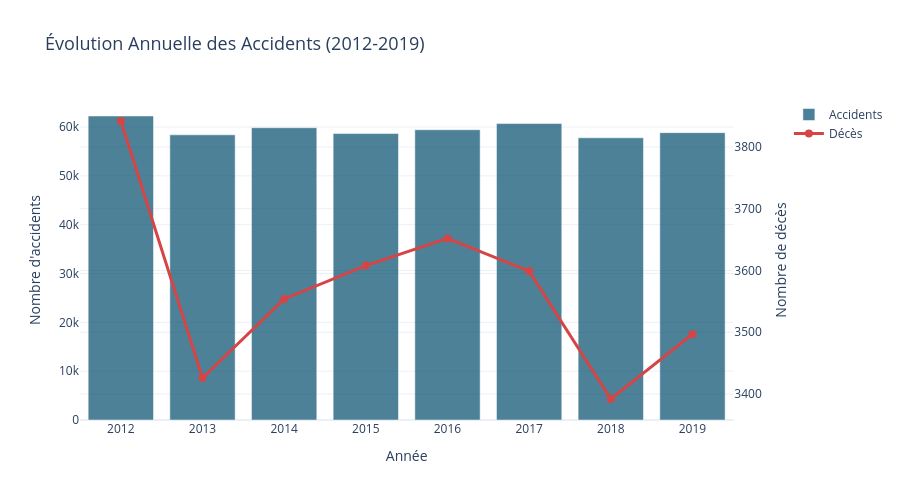

Here is the notebook cell this chart was saved with:
### Code cell
# Visualisation : Évolution annuelle avec double axe
if not df_annuelle.empty:
    fig = make_subplots(specs=[[{"secondary_y": True}]])
    
    # Accidents (barres)
    fig.add_trace(
        go.Bar(
            x=df_annuelle['annee'],
            y=df_annuelle['nb_accidents'],
            name='Accidents',
            marker_color=COLORS['primary'],
            opacity=0.7
        ),
        secondary_y=False
    )
    
    # Tués (ligne)
    fig.add_trace(
        go.Scatter(
            x=df_annuelle['annee'],
            y=df_annuelle['nb_tues'],
            name='Décès',
            mode='lines+markers',
            line=dict(color=COLORS['danger'], width=3),
            marker=dict(size=8)
        ),
        secondary_y=True
    )
    
    fig.update_layout(
        title={
            'text': 'Évolution Annuelle des Accidents (2012-2019)',
            'font': {'size': 18}
        },
        height=500,
        template='plotly_white',
        hovermode='x unified',
        font=dict(size=12)
    )
    
    fig.update_xaxes(title_text="Année")
    fig.update_yaxes(title_text="Nombre d'accidents", secondary_y=False)
    fig.update_yaxes(title_text="Nombre de décès", secondary_y=True)
    
    fig.show()

### Figure 1 — Plotly figure (JSON) as saved in the notebook; plotly's stock layout.template omitted (floating-point values rounded to 4 significant figures)
{"data": [{"marker": {"color": "#004c6d"}, "name": "Accidents", "opacity": 0.7, "type": "bar", "x": [2012, 2013, 2014, 2015, 2016, 2017, 2018, 2019], "xaxis": "x", "y": [62250, 58397, 59854, 58654, 59432, 60701, 57783, 58840], "yaxis": "y"}, {"line": {"color": "#d64545", "width": 3}, "marker": {"size": 8}, "mode": "lines+markers", "name": "Décès", "type": "scatter", "x": [2012, 2013, 2014, 2015, 2016, 2017, 2018, 2019], "xaxis": "x", "y": [3842, 3426, 3554, 3608, 3652, 3599, 3392, 3497], "yaxis": "y2"}], "layout": {"font": {"size": 12}, "height": 500, "hovermode": "x unified", "title": {"font": {"size": 18}, "text": "Évolution Annuelle des Accidents (2012-2019)"}, "xaxis": {"anchor": "y", "domain": [0, 0.94], "title": {"text": "Année"}}, "yaxis": {"anchor": "x", "domain": [0, 1], "title": {"text": "Nombre d'accidents"}}, "yaxis2": {"anchor": "x", "overlaying": "y", "side": "right", "title": {"text": "Nombre de décès"}}}}
